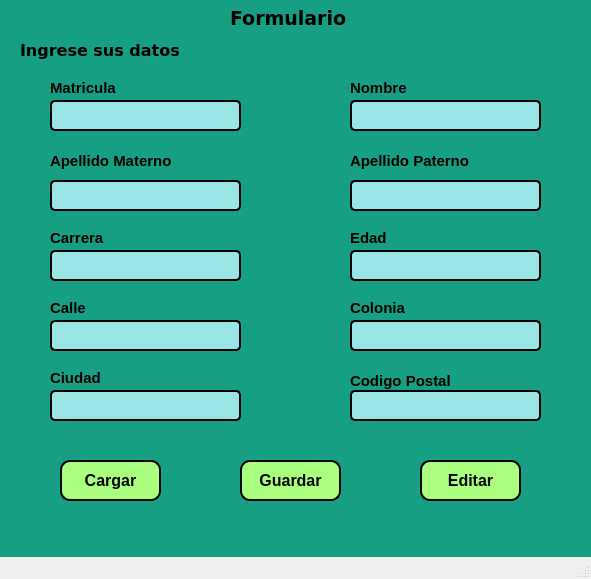
<?xml version="1.0" encoding="UTF-8"?>
<ui version="4.0">
 <class>MainWindow</class>
 <widget class="QMainWindow" name="MainWindow">
  <property name="geometry">
   <rect>
    <x>0</x>
    <y>0</y>
    <width>591</width>
    <height>579</height>
   </rect>
  </property>
  <property name="font">
   <font>
    <weight>50</weight>
    <italic>false</italic>
    <bold>false</bold>
   </font>
  </property>
  <property name="cursor">
   <cursorShape>ArrowCursor</cursorShape>
  </property>
  <property name="windowTitle">
   <string>MainWindow</string>
  </property>
  <widget class="QWidget" name="centralwidget">
   <property name="styleSheet">
    <string notr="true">
background-color: rgb(23, 159, 132);</string>
   </property>
   <widget class="QLabel" name="label">
    <property name="geometry">
     <rect>
      <x>230</x>
      <y>10</y>
      <width>121</width>
      <height>16</height>
     </rect>
    </property>
    <property name="font">
     <font>
      <family>Verdana</family>
      <pointsize>14</pointsize>
      <weight>75</weight>
      <bold>true</bold>
     </font>
    </property>
    <property name="text">
     <string>Formulario</string>
    </property>
   </widget>
   <widget class="QLabel" name="label_2">
    <property name="geometry">
     <rect>
      <x>20</x>
      <y>40</y>
      <width>161</width>
      <height>21</height>
     </rect>
    </property>
    <property name="font">
     <font>
      <family>Verdana</family>
      <pointsize>12</pointsize>
      <weight>75</weight>
      <italic>false</italic>
      <bold>true</bold>
     </font>
    </property>
    <property name="text">
     <string>Ingrese sus datos:</string>
    </property>
   </widget>
   <widget class="QLabel" name="label_3">
    <property name="geometry">
     <rect>
      <x>350</x>
      <y>80</y>
      <width>61</width>
      <height>16</height>
     </rect>
    </property>
    <property name="font">
     <font>
      <pointsize>11</pointsize>
      <weight>75</weight>
      <italic>false</italic>
      <bold>true</bold>
     </font>
    </property>
    <property name="styleSheet">
     <string notr="true"/>
    </property>
    <property name="text">
     <string>Nombre</string>
    </property>
   </widget>
   <widget class="QLineEdit" name="txt_matricula">
    <property name="geometry">
     <rect>
      <x>50</x>
      <y>100</y>
      <width>191</width>
      <height>31</height>
     </rect>
    </property>
    <property name="styleSheet">
     <string notr="true">background-color: rgb(153, 229, 229);
border-radius: 5px;
border: 2px solid black</string>
    </property>
   </widget>
   <widget class="QLabel" name="label_4">
    <property name="geometry">
     <rect>
      <x>50</x>
      <y>150</y>
      <width>131</width>
      <height>21</height>
     </rect>
    </property>
    <property name="font">
     <font>
      <pointsize>11</pointsize>
      <weight>75</weight>
      <italic>false</italic>
      <bold>true</bold>
     </font>
    </property>
    <property name="text">
     <string>Apellido Materno</string>
    </property>
   </widget>
   <widget class="QLabel" name="label_5">
    <property name="geometry">
     <rect>
      <x>350</x>
      <y>150</y>
      <width>131</width>
      <height>21</height>
     </rect>
    </property>
    <property name="font">
     <font>
      <pointsize>11</pointsize>
      <weight>75</weight>
      <italic>false</italic>
      <bold>true</bold>
     </font>
    </property>
    <property name="text">
     <string>Apellido Paterno</string>
    </property>
   </widget>
   <widget class="QLabel" name="label_6">
    <property name="geometry">
     <rect>
      <x>350</x>
      <y>230</y>
      <width>81</width>
      <height>16</height>
     </rect>
    </property>
    <property name="font">
     <font>
      <pointsize>11</pointsize>
      <weight>75</weight>
      <italic>false</italic>
      <bold>true</bold>
     </font>
    </property>
    <property name="text">
     <string>Edad</string>
    </property>
   </widget>
   <widget class="QLabel" name="label_7">
    <property name="geometry">
     <rect>
      <x>50</x>
      <y>370</y>
      <width>81</width>
      <height>16</height>
     </rect>
    </property>
    <property name="font">
     <font>
      <pointsize>11</pointsize>
      <weight>75</weight>
      <italic>false</italic>
      <bold>true</bold>
     </font>
    </property>
    <property name="text">
     <string>Ciudad</string>
    </property>
   </widget>
   <widget class="QLabel" name="label_8">
    <property name="geometry">
     <rect>
      <x>350</x>
      <y>370</y>
      <width>111</width>
      <height>21</height>
     </rect>
    </property>
    <property name="font">
     <font>
      <pointsize>11</pointsize>
      <weight>75</weight>
      <bold>true</bold>
     </font>
    </property>
    <property name="text">
     <string>Codigo Postal</string>
    </property>
   </widget>
   <widget class="QLabel" name="label_9">
    <property name="geometry">
     <rect>
      <x>350</x>
      <y>300</y>
      <width>81</width>
      <height>16</height>
     </rect>
    </property>
    <property name="font">
     <font>
      <pointsize>11</pointsize>
      <weight>75</weight>
      <italic>false</italic>
      <bold>true</bold>
     </font>
    </property>
    <property name="text">
     <string>Colonia</string>
    </property>
   </widget>
   <widget class="QLabel" name="label_10">
    <property name="geometry">
     <rect>
      <x>50</x>
      <y>300</y>
      <width>81</width>
      <height>16</height>
     </rect>
    </property>
    <property name="font">
     <font>
      <pointsize>11</pointsize>
      <weight>75</weight>
      <italic>false</italic>
      <bold>true</bold>
     </font>
    </property>
    <property name="text">
     <string>Calle</string>
    </property>
   </widget>
   <widget class="QLabel" name="label_11">
    <property name="geometry">
     <rect>
      <x>50</x>
      <y>80</y>
      <width>81</width>
      <height>16</height>
     </rect>
    </property>
    <property name="font">
     <font>
      <pointsize>11</pointsize>
      <weight>75</weight>
      <italic>false</italic>
      <bold>true</bold>
     </font>
    </property>
    <property name="text">
     <string>Matricula</string>
    </property>
   </widget>
   <widget class="QLabel" name="label_12">
    <property name="geometry">
     <rect>
      <x>50</x>
      <y>230</y>
      <width>81</width>
      <height>16</height>
     </rect>
    </property>
    <property name="font">
     <font>
      <pointsize>11</pointsize>
      <weight>75</weight>
      <italic>false</italic>
      <bold>true</bold>
     </font>
    </property>
    <property name="text">
     <string>Carrera</string>
    </property>
   </widget>
   <widget class="QLineEdit" name="txt_nombre">
    <property name="geometry">
     <rect>
      <x>350</x>
      <y>100</y>
      <width>191</width>
      <height>31</height>
     </rect>
    </property>
    <property name="styleSheet">
     <string notr="true">background-color: rgb(153, 229, 229);
border-radius: 5px;
border: 2px solid black</string>
    </property>
   </widget>
   <widget class="QLineEdit" name="txt_apm">
    <property name="geometry">
     <rect>
      <x>50</x>
      <y>180</y>
      <width>191</width>
      <height>31</height>
     </rect>
    </property>
    <property name="styleSheet">
     <string notr="true">background-color: rgb(153, 229, 229);
border-radius: 5px;
border: 2px solid black</string>
    </property>
   </widget>
   <widget class="QLineEdit" name="txt_app">
    <property name="geometry">
     <rect>
      <x>350</x>
      <y>180</y>
      <width>191</width>
      <height>31</height>
     </rect>
    </property>
    <property name="styleSheet">
     <string notr="true">background-color: rgb(153, 229, 229);
border-radius: 5px;
border: 2px solid black</string>
    </property>
   </widget>
   <widget class="QLineEdit" name="txt_carrera">
    <property name="geometry">
     <rect>
      <x>50</x>
      <y>250</y>
      <width>191</width>
      <height>31</height>
     </rect>
    </property>
    <property name="styleSheet">
     <string notr="true">background-color: rgb(153, 229, 229);
border-radius: 5px;
border: 2px solid black</string>
    </property>
   </widget>
   <widget class="QLineEdit" name="txt_edad">
    <property name="geometry">
     <rect>
      <x>350</x>
      <y>250</y>
      <width>191</width>
      <height>31</height>
     </rect>
    </property>
    <property name="styleSheet">
     <string notr="true">background-color: rgb(153, 229, 229);
border-radius: 5px;
border: 2px solid black</string>
    </property>
   </widget>
   <widget class="QLineEdit" name="txt_calle">
    <property name="geometry">
     <rect>
      <x>50</x>
      <y>320</y>
      <width>191</width>
      <height>31</height>
     </rect>
    </property>
    <property name="styleSheet">
     <string notr="true">background-color: rgb(153, 229, 229);
border-radius: 5px;
border: 2px solid black</string>
    </property>
   </widget>
   <widget class="QLineEdit" name="txt_colonia">
    <property name="geometry">
     <rect>
      <x>350</x>
      <y>320</y>
      <width>191</width>
      <height>31</height>
     </rect>
    </property>
    <property name="styleSheet">
     <string notr="true">background-color: rgb(153, 229, 229);
border-radius: 5px;
border: 2px solid black</string>
    </property>
   </widget>
   <widget class="QLineEdit" name="txt_ciudad">
    <property name="geometry">
     <rect>
      <x>50</x>
      <y>390</y>
      <width>191</width>
      <height>31</height>
     </rect>
    </property>
    <property name="styleSheet">
     <string notr="true">background-color: rgb(153, 229, 229);
border-radius: 5px;
border: 2px solid black</string>
    </property>
   </widget>
   <widget class="QLineEdit" name="txt_cp">
    <property name="geometry">
     <rect>
      <x>350</x>
      <y>390</y>
      <width>191</width>
      <height>31</height>
     </rect>
    </property>
    <property name="styleSheet">
     <string notr="true">background-color: rgb(153, 229, 229);
border-radius: 5px;
border: 2px solid black</string>
    </property>
   </widget>
   <widget class="QPushButton" name="btn_cargar">
    <property name="geometry">
     <rect>
      <x>60</x>
      <y>460</y>
      <width>101</width>
      <height>41</height>
     </rect>
    </property>
    <property name="font">
     <font>
      <pointsize>12</pointsize>
      <weight>75</weight>
      <italic>false</italic>
      <bold>true</bold>
     </font>
    </property>
    <property name="cursor">
     <cursorShape>PointingHandCursor</cursorShape>
    </property>
    <property name="styleSheet">
     <string notr="true">background-color: rgb(170, 255, 127);
border-radius: 10px;
border: 2px solid black</string>
    </property>
    <property name="text">
     <string>Cargar</string>
    </property>
   </widget>
   <widget class="QPushButton" name="btn_guardar">
    <property name="geometry">
     <rect>
      <x>240</x>
      <y>460</y>
      <width>101</width>
      <height>41</height>
     </rect>
    </property>
    <property name="font">
     <font>
      <pointsize>12</pointsize>
      <weight>75</weight>
      <italic>false</italic>
      <bold>true</bold>
     </font>
    </property>
    <property name="cursor">
     <cursorShape>PointingHandCursor</cursorShape>
    </property>
    <property name="styleSheet">
     <string notr="true">background-color: rgb(170, 255, 127);
border-radius: 10px;
border: 2px solid black</string>
    </property>
    <property name="text">
     <string>Guardar</string>
    </property>
   </widget>
   <widget class="QPushButton" name="btn_editar">
    <property name="geometry">
     <rect>
      <x>420</x>
      <y>460</y>
      <width>101</width>
      <height>41</height>
     </rect>
    </property>
    <property name="font">
     <font>
      <pointsize>12</pointsize>
      <weight>75</weight>
      <italic>false</italic>
      <bold>true</bold>
     </font>
    </property>
    <property name="cursor">
     <cursorShape>PointingHandCursor</cursorShape>
    </property>
    <property name="styleSheet">
     <string notr="true">background-color: rgb(170, 255, 127);
border-radius: 10px;
border: 2px solid black</string>
    </property>
    <property name="text">
     <string>Editar</string>
    </property>
   </widget>
  </widget>
  <widget class="QMenuBar" name="menubar">
   <property name="geometry">
    <rect>
     <x>0</x>
     <y>0</y>
     <width>591</width>
     <height>21</height>
    </rect>
   </property>
  </widget>
  <widget class="QStatusBar" name="statusbar"/>
 </widget>
 <resources/>
 <connections/>
</ui>
